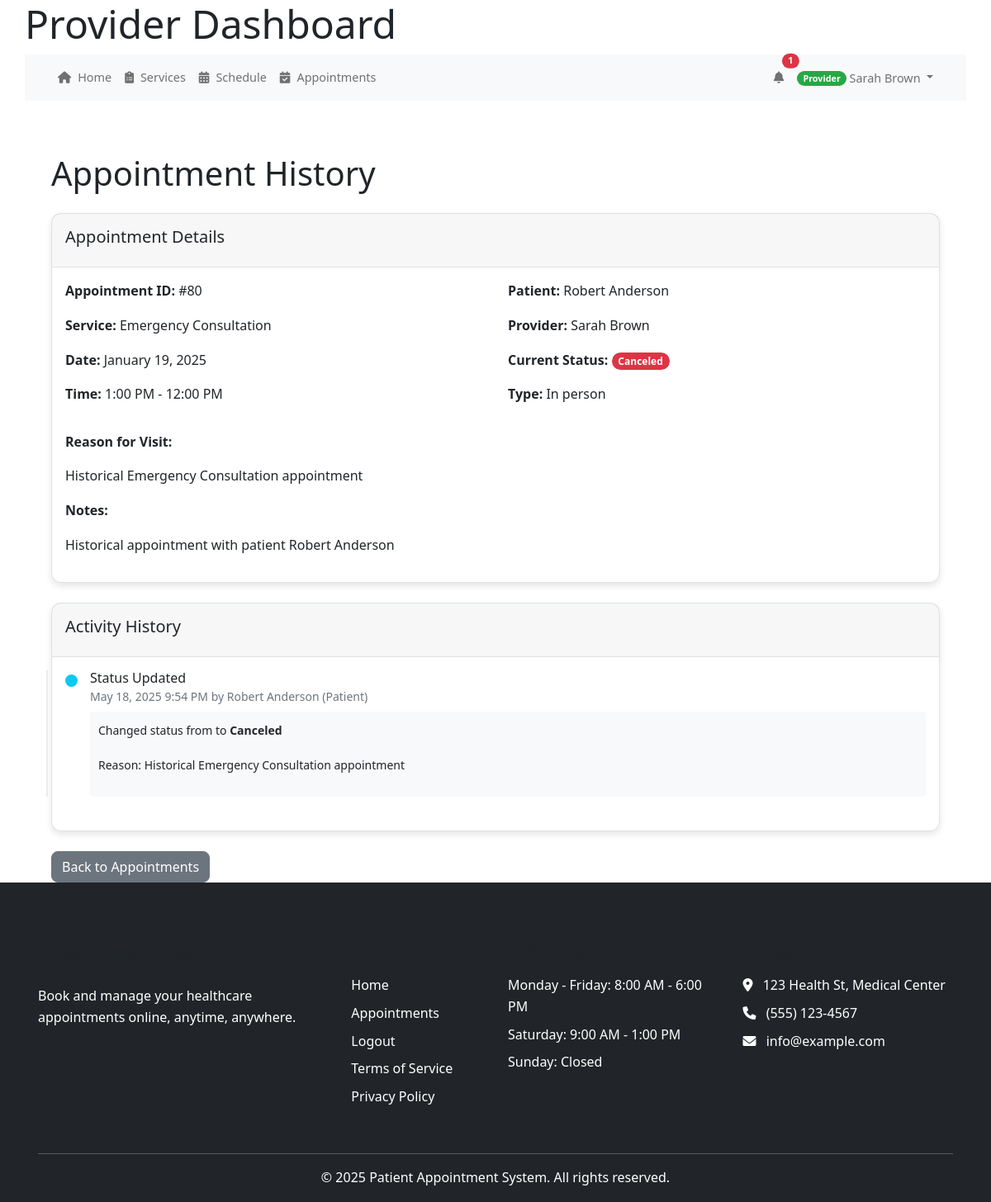
/index.php/appointments/history?id=80 (signed in), run on the app's committed database.
### tables this page shows
CREATE TABLE IF NOT EXISTS `appointments` (
  `appointment_id` int(11) NOT NULL AUTO_INCREMENT,
  `patient_id` int(11) NOT NULL,
  `provider_id` int(11) NOT NULL,
  `service_id` int(11) NOT NULL,
  `appointment_date` date NOT NULL,
  `start_time` time NOT NULL,
  `end_time` time NOT NULL,
  `status` enum('scheduled','confirmed','completed','canceled','no_show') NOT NULL DEFAULT 'scheduled',
  `type` enum('in_person','virtual','phone') NOT NULL DEFAULT 'in_person',
  `notes` text DEFAULT NULL,
  `reason` text DEFAULT NULL,
  `reminder_sent` tinyint(1) DEFAULT 0,
  `confirmed_at` datetime DEFAULT NULL,
  `canceled_at` datetime DEFAULT NULL,
  `created_at` datetime DEFAULT current_timestamp(),
  `updated_at` datetime DEFAULT current_timestamp(),
  PRIMARY KEY (`appointment_id`),
  KEY `patient_id` (`patient_id`),
  KEY `provider_id` (`provider_id`),
  KEY `service_id` (`service_id`)
);

CREATE TABLE IF NOT EXISTS `services` (
  `service_id` int(11) NOT NULL AUTO_INCREMENT,
  `name` varchar(255) NOT NULL,
  `description` text DEFAULT NULL,
  `duration` int(11) DEFAULT 30,
  `price` decimal(10,2) DEFAULT NULL,
  `is_active` tinyint(1) DEFAULT 1,
  `created_at` timestamp NOT NULL DEFAULT current_timestamp(),
  PRIMARY KEY (`service_id`)
);

CREATE TABLE IF NOT EXISTS `users` (
  `user_id` int(11) NOT NULL AUTO_INCREMENT,
  `email` varchar(255) NOT NULL,
  `password_hash` varchar(255) NOT NULL,
  `first_name` varchar(100) NOT NULL,
  `last_name` varchar(100) NOT NULL,
  `phone` varchar(20) DEFAULT NULL,
  `role` enum('patient','provider','admin','staff') NOT NULL,
  `is_active` tinyint(1) DEFAULT 1,
  `is_verified` tinyint(1) DEFAULT 0,
  `email_verified_at` datetime DEFAULT NULL,
  `created_at` datetime DEFAULT current_timestamp(),
  `last_login` datetime DEFAULT NULL,
  `verification_token` varchar(64) DEFAULT NULL,
  `reset_token` varchar(64) DEFAULT NULL,
  `reset_token_expires` datetime DEFAULT NULL,
  `token_expires` datetime DEFAULT NULL,
  `password_change_required` tinyint(1) DEFAULT 0,
  PRIMARY KEY (`user_id`)
);

### models/Appointment.php (called while the page is built, shortened)
<?php
class Appointment {
    private $db;
    public function __construct($db) {
        $this->db = $db;
    }
    public function getById($appointment_id) {
        $appointment = null;
        $stmt = $this->db->prepare("
            SELECT
                a.*,
                s.name AS service_name,
                provider.first_name AS provider_first_name,
                provider.last_name AS provider_last_name,
                CONCAT(provider.first_name, ' ', provider.last_name) AS provider_name,
                patient.first_name AS patient_first_name,
                patient.last_name AS patient_last_name,
                CONCAT(patient.first_name, ' ', patient.last_name) AS patient_name,
                patient.email AS patient_email,
                pp.phone AS patient_phone,
                pp.date_of_birth AS patient_dob,
                pp.address AS patient_address,
                pp.emergency_contact,
                pp.emergency_contact_phone,
                pp.medical_conditions,
                pp.insurance_info
            FROM appointments a
            LEFT JOIN services s ON a.service_id = s.service_id
            LEFT JOIN users provider ON a.provider_id = provider.user_id
            LEFT JOIN users patient ON a.patient_id = patient.user_id
            LEFT JOIN patient_profiles pp ON patient.user_id = pp.user_id
            WHERE a.appointment_id = ?
        ");
        $stmt->bind_param("i", $appointment_id);
        $stmt->execute();
        $result = $stmt->get_result();
        if ($result && $result->num_rows > 0) {
            $appointment = $result->fetch_assoc();
        }
        return $appointment;
    }
    public function getAppointmentHistory($appointment_id) {
        try {
            $query1 = "SELECT
                        n.*,
                        u.first_name,
                        u.last_name,
                        u.role,
                        n.created_at,
                        'notification' as source_type
                    FROM notifications n
                    LEFT JOIN users u ON n.user_id = u.user_id
                    WHERE n.appointment_id = ?
                    ORDER BY n.created_at ASC";
            $query2 = "SELECT
                        a.*,
                        u.first_name,
                        u.last_name,
                        u.role,
                        a.created_at,
                        'activity_log' as source_type
                    FROM activity_log a
                    LEFT JOIN users u ON a.user_id = u.user_id
                    WHERE a.description LIKE ?
                        AND a.description LIKE ?
                    ORDER BY a.created_at ASC";
            if ($this->db instanceof mysqli) {
                $stmt1 = $this->db->prepare($query1);
                $stmt1->bind_param("i", $appointment_id);
                $stmt1->execute();
                $result1 = $stmt1->get_result();
                $notificationsHistory = $result1->fetch_all(MYSQLI_ASSOC);
                $stmt2 = $this->db->prepare($query2);
                $searchParam1 = "Appointment: notes_updated%";
                $searchParam2 = "%(ID: $appointment_id)%";
                $stmt2->bind_param("ss", $searchParam1, $searchParam2);
                $stmt2->execute();
                $result2 = $stmt2->get_result();
                $activityHistory = $result2->fetch_all(MYSQLI_ASSOC);
            }
            $history = array_merge($notificationsHistory, $activityHistory);
            usort($history, function($a, $b) {
                return strtotime($a['created_at']) - strtotime($b['created_at']);
            });
            return $history;
        } catch (Exception $e) {
            error_log("Error getting appointment history: " . $e->getMessage());
            return [];
        }
    }
    public function getAppointmentLogs($appointment_id) {
        $logs = [];
        $history = $this->getAppointmentHistory($appointment_id);
        $deduplicated = [];
        foreach ($history as $record) {
            $action = 'status_changed';
            if ($record['source_type'] === 'notification') {
                $subject = strtolower($record['subject'] ?? '');
            } else if ($record['source_type'] === 'activity_log') {
                if (strpos($record['description'], 'notes_updated') !== false) {
                    $action = 'notes_updated';
                }
            }
            $timestampMinute = date('Y-m-d H:i', strtotime($record['created_at']));
            $key = $action . '_' . $timestampMinute;
            $isPatient = ($record['user_id'] == 99);
            if (!isset($deduplicated[$key]) || $isPatient) {
                $deduplicated[$key] = [
                    'record' => $record,
                    'action' => $action
                ];
            }
        }
        foreach ($deduplicated as $item) {
            $record = $item['record'];
            $action = $item['action'];
            $details = [];
            $appointment = $this->getById($appointment_id);
            if ($appointment) {
                $details = [
                    'appointment_date' => $appointment['appointment_date'],
                    'start_time' => $appointment['start_time'],
                    'end_time' => $appointment['end_time'],
                    'cancellation_reason' => $appointment['reason'] ?? 'No reason provided',
                    'previous_status' => '',
                    'new_status' => $action === 'canceled' ? 'canceled' : ($appointment['status'] ?? ''),
                    'reason' => $appointment['reason'] ?? ''
                ];
            }
            $logs[] = [
                'details' => json_encode($details),
                'action' => $action,
                'created_at' => $record['created_at'],
                'user_name' => ($record['first_name'] ?? '') . ' ' . ($record['last_name'] ?? ''),
                'user_first_name' => $record['first_name'] ?? '',
                'user_last_name' => $record['last_name'] ?? '',
                'user_role' => $record['role'] ?? 'patient'
            ];
        }
        usort($logs, function($a, $b) {
            return strtotime($a['created_at']) - strtotime($b['created_at']);
        });
        return $logs;
    }
}
?>

### public_html/bootstrap.php (called while the page is built, shortened)
<?php
require_once APP_ROOT . '/core/helpers.php';
require_once CORE_PATH . '/helpers.php';
function get_db() {
    static $db = null;
    if ($db === null) {
        if (defined('DB_HOST') && defined('DB_USER') && defined('DB_PASS') && defined('DB_NAME')) {
            $db = new mysqli(DB_HOST, DB_USER, DB_PASS, DB_NAME);
            $db->set_charset('utf8mb4');
        } else {
            throw new Exception("Database constants not defined");
        }
    }
    return $db;
}
return true;

### core/helpers.php (called while the page is built, shortened)
<?php
function base_url($path = '') {
    $protocol = isset($_SERVER['HTTPS']) && $_SERVER['HTTPS'] !== 'off' ? 'https' : 'http';
    $host = $_SERVER['HTTP_HOST'] ?? 'localhost';
    $script_name = $_SERVER['SCRIPT_NAME'];
    $base_dir = dirname($script_name);
    $base_url = "{$protocol}://{$host}{$base_dir}";
    $base_url = rtrim($base_url, '/');
    $path = ltrim($path, '/');
    return $path ? "{$base_url}/{$path}" : $base_url;
}

### views/appointments/history.php (the view, shortened to what this page needs)
<?php include VIEW_PATH . '/partials/header.php'; ?>
<div class="container mt-4">
    <h1 class="mb-4">Appointment History</h1>
    <?php if (isset($appointment) && $appointment): ?>
        <div class="card mb-4">
            <div class="card-header">
                <h5>Appointment Details</h5>
            </div>
            <div class="card-body">
                <div class="row">
                    <div class="col-md-6">
                        <p><strong>Appointment ID:</strong> #<?= htmlspecialchars($appointment['appointment_id']) ?></p>
                        <p><strong>Service:</strong> <?= htmlspecialchars($appointment['service_name']) ?></p>
                        <p><strong>Date:</strong> <?= htmlspecialchars(date('F j, Y', strtotime($appointment['appointment_date']))) ?></p>
                        <p><strong>Time:</strong> <?= htmlspecialchars(date('g:i A', strtotime($appointment['start_time']))) ?> -
                            <?= htmlspecialchars(date('g:i A', strtotime($appointment['end_time']))) ?></p>
                    </div>
                    <div class="col-md-6">
                        <p><strong>Patient:</strong> <?= htmlspecialchars($appointment['patient_first_name'] . ' ' . $appointment['patient_last_name']) ?></p>
                        <p><strong>Provider:</strong> <?= htmlspecialchars($appointment['provider_first_name'] . ' ' . $appointment['provider_last_name']) ?></p>
                        <p><strong>Current Status:</strong> <span class="badge bg-<?= getStatusBadgeClass($appointment['status']) ?>"><?= htmlspecialchars(ucfirst($appointment['status'])) ?></span></p>
                        <p><strong>Type:</strong> <?= htmlspecialchars(ucfirst(str_replace('_', ' ', $appointment['type']))) ?></p>
                    </div>
                </div>
                <?php if (!empty($appointment['reason'])): ?>
                    <div class="mt-3">
                        <p><strong>Reason for Visit:</strong></p>
                        <p><?= nl2br(htmlspecialchars($appointment['reason'])) ?></p>
                    </div>
                <?php endif; ?>
                <?php if (!empty($appointment['notes'])): ?>
                    <div class="mt-3">
                        <p><strong>Notes:</strong></p>
                        <p><?= nl2br(htmlspecialchars($appointment['notes'])) ?></p>
                    </div>
                <?php endif; ?>
            </div>
        </div>
        <div class="card">
            <div class="card-header">
                <h5>Activity History</h5>
            </div>
            <div class="card-body">
                <?php if (isset($logs) && !empty($logs)): ?>
                    <div class="timeline">
                        <?php foreach ($logs as $log): ?>
                            <?php
                                $details = json_decode($log['details'], true);
                                $actionClass = getActionClass($log['action']);
                            ?>
                            <div class="timeline-item">
                                <div class="timeline-marker bg-<?= $actionClass ?>"></div>
                                <div class="timeline-content">
                                    <h6 class="mb-0"><?= htmlspecialchars(formatActionText($log['action'])) ?></h6>
                                    <p class="text-muted mb-1">
                                        <small>
                                            <?= htmlspecialchars(date('F j, Y g:i A', strtotime($log['created_at']))) ?> by
                                            <?= htmlspecialchars($log['user_first_name'] . ' ' . $log['user_last_name']) ?>
                                            (<?= htmlspecialchars(ucfirst($log['user_role'])) ?>)
                                        </small>
                                    </p>
                                    <?php if (!empty($details)): ?>
                                        <div class="details-card">
                                            <?php if ($log['action'] === 'created'): ?>
                                                <p><small>Booked an appointment for <strong><?= htmlspecialchars(date('F j, Y', strtotime($details['appointment_date']))) ?></strong>
                                                   at <strong><?= htmlspecialchars(date('g:i A', strtotime($details['start_time']))) ?></strong>
                                                </small></p>
                                            <?php elseif ($log['action'] === 'status_changed'): ?>
                                                <p><small>Changed status from <strong><?= htmlspecialchars(ucfirst($details['previous_status'])) ?></strong>
                                                   to <strong><?= htmlspecialchars(ucfirst($details['new_status'])) ?></strong></small></p>
                                                <p><small>Reason: <?= htmlspecialchars($details['reason']) ?></small></p>
                                            <?php else: ?>
                                                <pre class="small"><?= htmlspecialchars(json_encode($details, JSON_PRETTY_PRINT)) ?></pre>
                                            <?php endif; ?>
                                        </div>
                                    <?php endif; ?>
                                </div>
                            </div>
                        <?php endforeach; ?>
                    </div>
                <?php else: ?>
                    <p>No activity logs found for this appointment.</p>
                <?php endif; ?>
            </div>
        </div>
        <div class="mt-4">
            <a href="<?= base_url('provider/appointments') ?>" class="btn btn-secondary">Back to Appointments</a>
        </div>
    <?php endif; ?>
</div>
<?php
function getStatusBadgeClass($status) {
    switch ($status) {
        case 'canceled':
            return 'danger';
    }
}
function getActionClass($action) {
    switch ($action) {
        case 'status_changed':
            return 'info';
    }
}
function formatActionText($action) {
    switch ($action) {
        case 'status_changed':
            return 'Status Updated';
    }
}
?>
<?php include VIEW_PATH . '/partials/footer.php'; ?>

### data on the page
appointments: appointment_id "80", service.name "Emergency Consultation", appointment_date "January 19, 2025", start_time "1:00 PM", end_time "12:00 PM", patient.last_name "Robert Anderson", provider.last_name "Sarah Brown", status "Canceled", type "In person", reason "Historical Emergency Consultation appointment", notes "Historical appointment with patient Robert Anderson"

### other printed values
$unreadCount "1"
$userRole "Provider"
$userName "Sarah Brown"
formatActionText($log['action']) "Status Updated"
date('F j, Y g:i A', strtotime($log['created_at'])) "May 18, 2025 9:54 PM"
$log['user_first_name'] . ' ' . $log['user_last_name'] "Robert Anderson"
$log['user_role'] "Patient"
